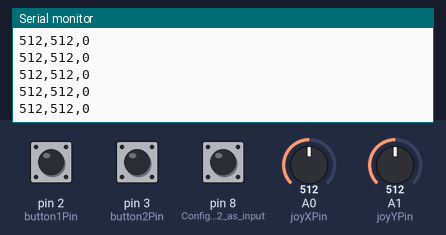
The sketch below on a simulated Arduino Uno, built with avr-gcc and run on an emulated ATmega328P. On the bench: the last lines printed to the serial monitor. The test bench sets the inputs (shaded band); at power-on: A0 (joyXPin) = 512, A1 (joyYPin) = 512, pin 2 (button1Pin) HIGH, pin 3 (button2Pin) HIGH, pin 8 (Configure_Pin_2_as_input) HIGH.

Above: at 1.2 s.
1.3 s: A0 (joyXPin) set to 11
At 2.3 s:
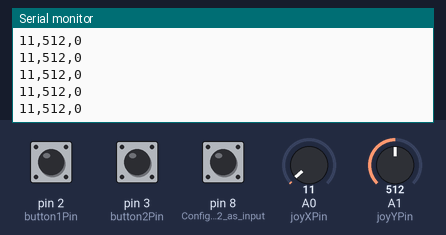
4.3 s: A0 (joyXPin) set to 8
At 4.8 s:
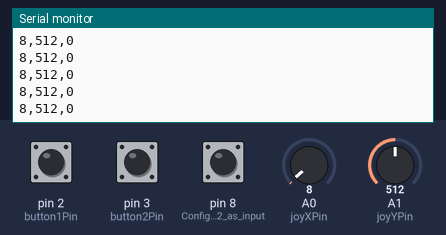
5.8 s: A1 (joyYPin) set to 110
At 6.3 s:
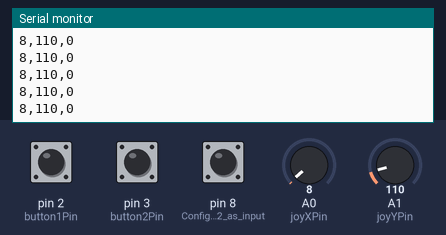
7.3 s: A1 (joyYPin) set to 91
At 8.0 s:
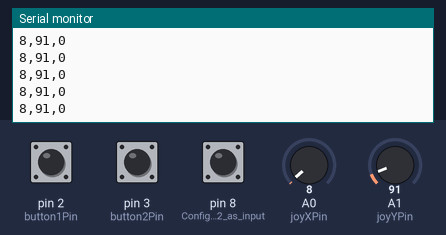
Timing chart, 0 to 10.3 s (numbered marks = the images above; inputs shaded):
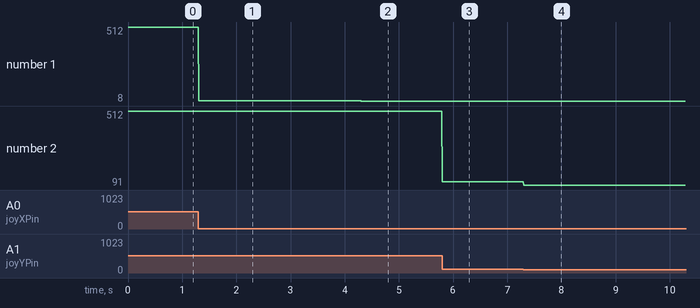

Measured:
- after the input at 1.3 s, the serial monitor: prints a new line at once (image 1)
- after the input at 4.3 s, the serial monitor: prints a new line at once (image 2)
- after the input at 5.8 s, the serial monitor: prints a new line at once (image 3)
- after the input at 7.3 s, the serial monitor: prints a new line at once (image 4)
- plotted number 1: 512 → 11 after the input at 1.3 s, 11 → 8 after the input at 4.3 s
- plotted number 2: 512 → 110 after the input at 5.8 s, 110 → 91 after the input at 7.3 s

The sketch:

FinalProject_Laundry_Man_Arduino.ino
```cpp
int button1Pin = 2; // Pin for button 1
int button2Pin = 3; // Pin for button 2
int xValue = 0 ; // read value of the X axis
int yValue = 0 ; // read value of the Y axis
int bValue = 0 ; // value of the button reading
const int joyXPin = A0;  // Joystick X-axis analog pin
const int joyYPin = A1;  // Joystick Y-axis analog pin
byte val; // stores data received from serial port

void setup() {

  Serial.begin(9600); // Initialize Serial communication
  pinMode(8,INPUT) ; // Configure Pin 2 as input
	digitalWrite(8,HIGH);
  pinMode(button1Pin, INPUT_PULLUP);
  pinMode(button2Pin, INPUT_PULLUP);
}

void loop() {
  int button1State = digitalRead(button1Pin);
  int button2State = digitalRead(button2Pin);
   if (button1State == LOW) {
    Serial.write('L');
    delay(800);
  }

  // Check if button 2 is pressed
  if (button2State == LOW) {
    Serial.write('R');
    delay(800);
  }


  xValue = analogRead(A0);
	yValue = analogRead(A1);

	// Read the logic value on pin 2
	bValue = digitalRead(8);

	// We display our data separated by a comma
	Serial.print(xValue,DEC);
	Serial.print(",");
	Serial.print(yValue,DEC);
	Serial.print(",");
	Serial.print(!bValue);


	Serial.print("\n");


	delay(10);

}


 
```
